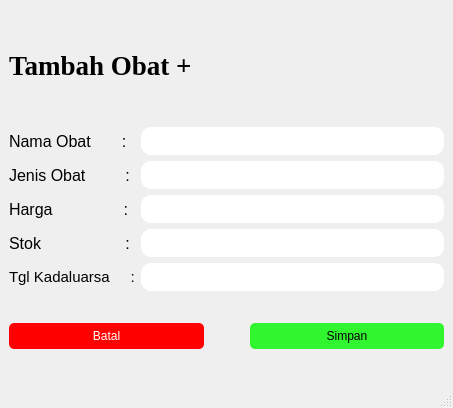
<?xml version="1.0" encoding="UTF-8"?>
<ui version="4.0">
 <class>MainWindow</class>
 <widget class="QMainWindow" name="MainWindow">
  <property name="geometry">
   <rect>
    <x>0</x>
    <y>0</y>
    <width>453</width>
    <height>408</height>
   </rect>
  </property>
  <property name="windowTitle">
   <string>MainWindow</string>
  </property>
  <widget class="QWidget" name="centralwidget">
   <layout class="QVBoxLayout" name="verticalLayout">
    <item>
     <widget class="QLabel" name="label">
      <property name="sizePolicy">
       <sizepolicy hsizetype="Expanding" vsizetype="Expanding">
        <horstretch>0</horstretch>
        <verstretch>0</verstretch>
       </sizepolicy>
      </property>
      <property name="minimumSize">
       <size>
        <width>0</width>
        <height>0</height>
       </size>
      </property>
      <property name="maximumSize">
       <size>
        <width>9000</width>
        <height>60</height>
       </size>
      </property>
      <property name="font">
       <font>
        <family>Times New Roman</family>
        <pointsize>20</pointsize>
        <bold>true</bold>
       </font>
      </property>
      <property name="styleSheet">
       <string notr="true">
border-radius: 5px;</string>
      </property>
      <property name="text">
       <string>Tambah Obat + </string>
      </property>
     </widget>
    </item>
    <item>
     <layout class="QGridLayout" name="gridLayout_2">
      <property name="bottomMargin">
       <number>0</number>
      </property>
      <item row="1" column="1">
       <widget class="QLineEdit" name="lineEdit_2">
        <property name="enabled">
         <bool>true</bool>
        </property>
        <property name="styleSheet">
         <string notr="true">background-color: rgb(255, 255, 255);
border-radius: 10px;
padding: 6px 8px;</string>
        </property>
       </widget>
      </item>
      <item row="0" column="1">
       <widget class="QLineEdit" name="lineEdit">
        <property name="enabled">
         <bool>true</bool>
        </property>
        <property name="styleSheet">
         <string notr="true">background-color: rgb(255, 255, 255);
border-radius: 10px;
padding: 6px 8px;</string>
        </property>
       </widget>
      </item>
      <item row="3" column="1">
       <widget class="QLineEdit" name="lineEdit_4">
        <property name="enabled">
         <bool>true</bool>
        </property>
        <property name="styleSheet">
         <string notr="true">background-color: rgb(255, 255, 255);
border-radius: 10px;
padding: 6px 8px;</string>
        </property>
       </widget>
      </item>
      <item row="4" column="1">
       <widget class="QLineEdit" name="lineEdit_6">
        <property name="enabled">
         <bool>true</bool>
        </property>
        <property name="styleSheet">
         <string notr="true">background-color: rgb(255, 255, 255);
border-radius: 10px;
padding: 6px 8px;</string>
        </property>
       </widget>
      </item>
      <item row="0" column="0">
       <widget class="QLabel" name="label_2">
        <property name="font">
         <font>
          <pointsize>12</pointsize>
         </font>
        </property>
        <property name="text">
         <string>Nama Obat       :</string>
        </property>
       </widget>
      </item>
      <item row="2" column="0">
       <widget class="QLabel" name="label_4">
        <property name="font">
         <font>
          <pointsize>12</pointsize>
         </font>
        </property>
        <property name="text">
         <string>Harga                :</string>
        </property>
       </widget>
      </item>
      <item row="3" column="0">
       <widget class="QLabel" name="label_5">
        <property name="font">
         <font>
          <pointsize>12</pointsize>
         </font>
        </property>
        <property name="text">
         <string>Stok                   :</string>
        </property>
       </widget>
      </item>
      <item row="2" column="1">
       <widget class="QLineEdit" name="lineEdit_3">
        <property name="enabled">
         <bool>true</bool>
        </property>
        <property name="styleSheet">
         <string notr="true">background-color: rgb(255, 255, 255);
border-radius: 10px;
padding: 6px 8px;</string>
        </property>
       </widget>
      </item>
      <item row="4" column="0">
       <widget class="QLabel" name="label_7">
        <property name="font">
         <font>
          <pointsize>11</pointsize>
         </font>
        </property>
        <property name="text">
         <string>Tgl Kadaluarsa     :</string>
        </property>
       </widget>
      </item>
      <item row="1" column="0">
       <widget class="QLabel" name="label_3">
        <property name="font">
         <font>
          <pointsize>12</pointsize>
         </font>
        </property>
        <property name="text">
         <string>Jenis Obat         :</string>
        </property>
       </widget>
      </item>
     </layout>
    </item>
    <item>
     <layout class="QGridLayout" name="gridLayout">
      <property name="topMargin">
       <number>0</number>
      </property>
      <item row="0" column="0">
       <widget class="QPushButton" name="pushButton_batal">
        <property name="styleSheet">
         <string notr="true">QPushButton { 
border-radius: 5px;
padding: 6px 8px; 
	background-color: rgb(255, 0, 0);
    color: white;
}

/* Saat kursor hover */
QPushButton:hover {
     /* warna saat hover */
background-color:rgb(213, 0, 0);
	color: white;
}

/* Saat tombol ditekan */
QPushButton:pressed {
     /* warna saat ditekan */
background-color: rgb(213, 0, 0);
	color: white;
}</string>
        </property>
        <property name="text">
         <string>Batal</string>
        </property>
       </widget>
      </item>
      <item row="0" column="2">
       <widget class="QPushButton" name="pushButton_simpan">
        <property name="styleSheet">
         <string notr="true">QPushButton { 
background-color: rgb(49, 245, 46);
	border-radius: 5px;
padding: 6px 8px; 
}

/* Saat kursor hover */
QPushButton:hover {
     /* warna saat hover */
	background-color: rgb(85, 255, 127);
    color: black;
}

/* Saat tombol ditekan */
QPushButton:pressed {
     /* warna saat ditekan */
		background-color: rgb(85, 255, 127);
    color: black;
}

</string>
        </property>
        <property name="text">
         <string>Simpan</string>
        </property>
       </widget>
      </item>
      <item row="0" column="1">
       <spacer name="horizontalSpacer">
        <property name="orientation">
         <enum>Qt::Horizontal</enum>
        </property>
        <property name="sizeType">
         <enum>QSizePolicy::Fixed</enum>
        </property>
        <property name="sizeHint" stdset="0">
         <size>
          <width>40</width>
          <height>20</height>
         </size>
        </property>
       </spacer>
      </item>
     </layout>
    </item>
   </layout>
  </widget>
  <widget class="QMenuBar" name="menubar">
   <property name="geometry">
    <rect>
     <x>0</x>
     <y>0</y>
     <width>453</width>
     <height>22</height>
    </rect>
   </property>
  </widget>
  <widget class="QStatusBar" name="statusbar"/>
 </widget>
 <resources/>
 <connections/>
</ui>
